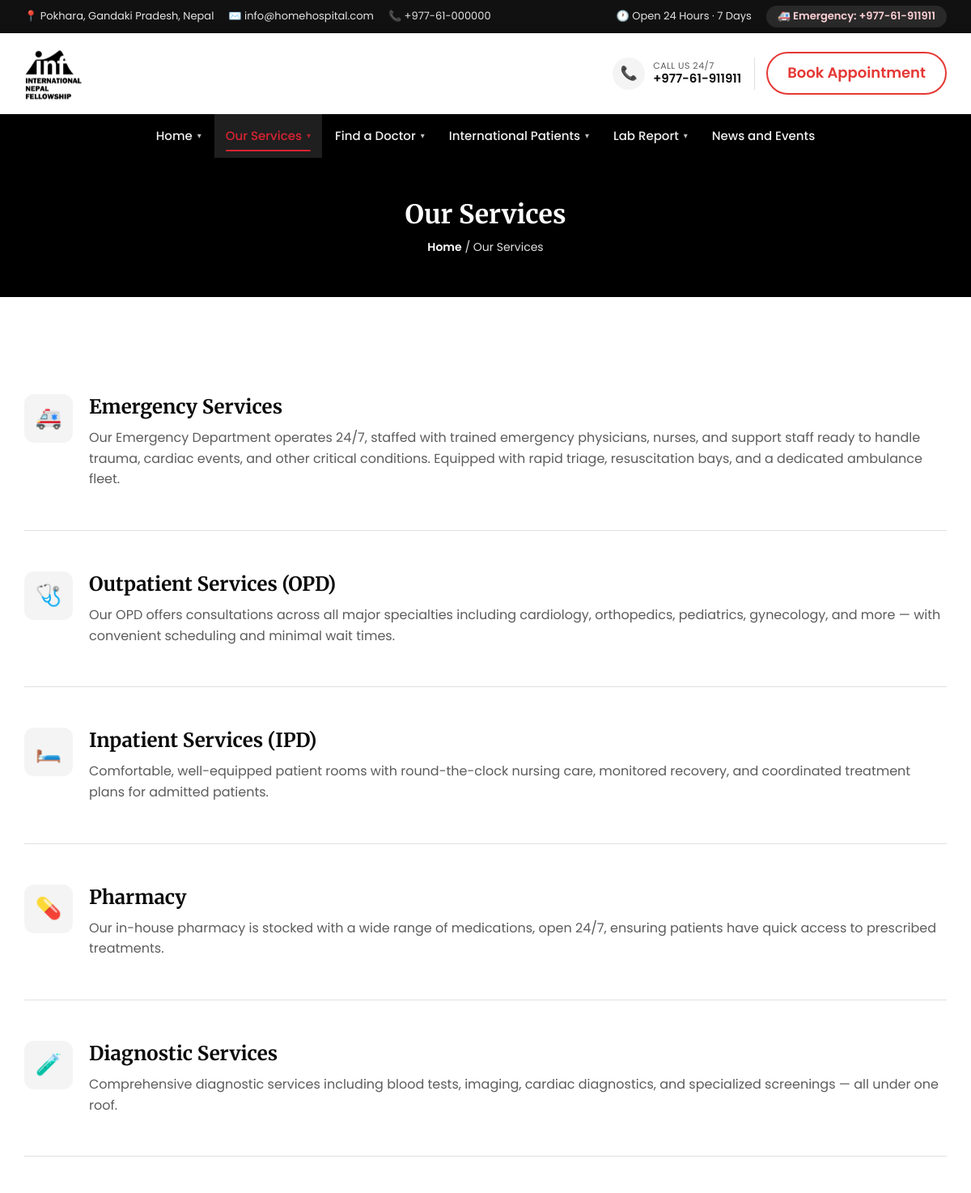
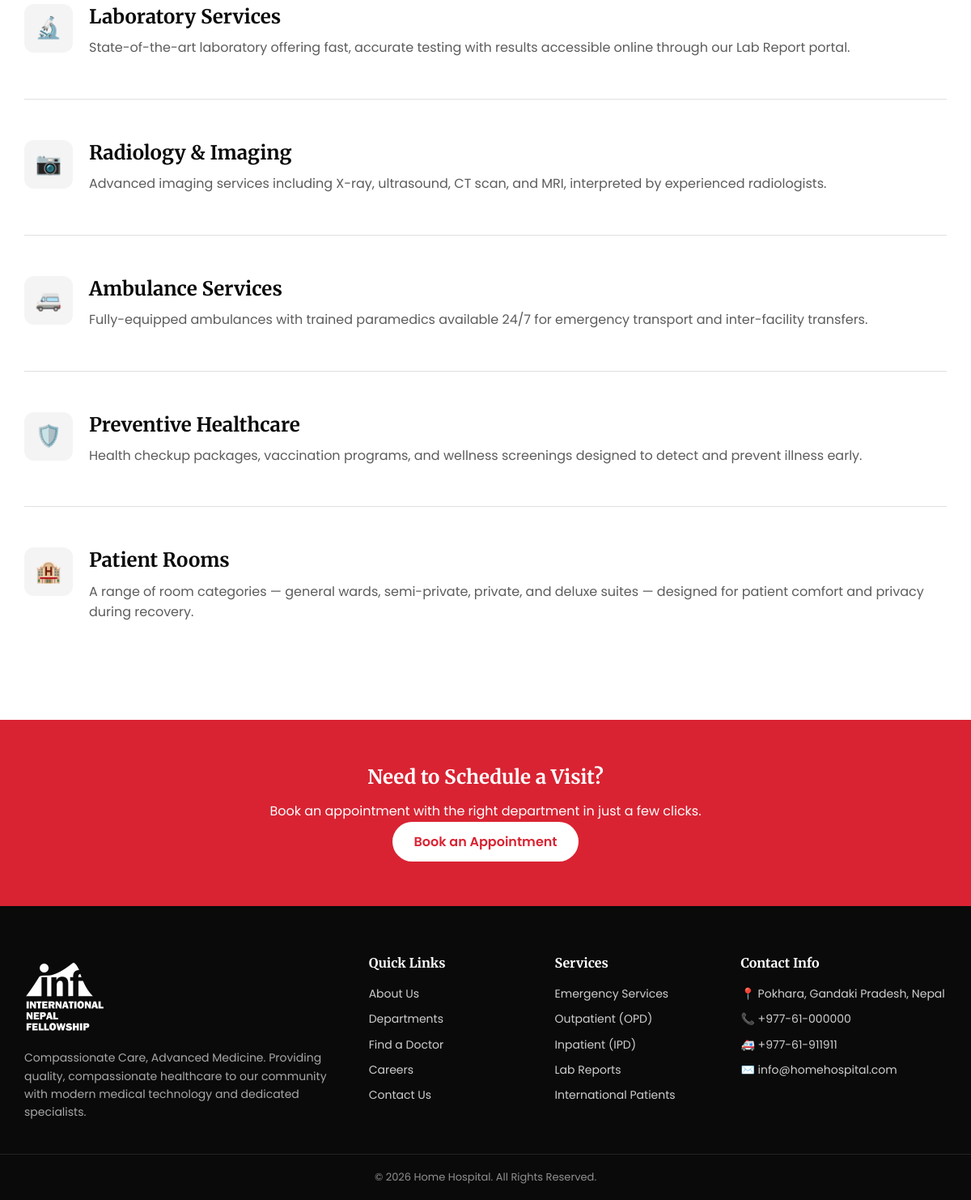
Screenshot of /pages/services.php with the database file from the repository (2 pictures, top to bottom).
### tables this page shows
CREATE TABLE IF NOT EXISTS services (
    id INT NOT NULL AUTO_INCREMENT,
    slug VARCHAR(100) NOT NULL,
    icon VARCHAR(20) NOT NULL DEFAULT '🚑',
    title VARCHAR(150) NOT NULL,
    description TEXT NOT NULL,
    image_url VARCHAR(255) DEFAULT NULL,
    sort_order INT NOT NULL DEFAULT 0,
    is_active TINYINT(1) NOT NULL DEFAULT 1,
    created_at DATETIME NOT NULL DEFAULT CURRENT_TIMESTAMP,
    PRIMARY KEY (id),
    UNIQUE KEY uq_services_slug (slug)
);

### pages/services.php (called while the page is built, shortened)
<?php
require_once __DIR__ . '/../includes/config.php';
$services = Service::allActive();
View::render('pages/services', compact('page_title', 'services', 'nav_menu'));

### includes/config.php (called while the page is built, shortened)
<?php
function e($value) {
    return htmlspecialchars((string)$value, ENT_QUOTES, 'UTF-8');
}
function content(string $page, string $section, ?string $default = null): string
{
    static $cache = [];
    static $registry = null;
    $key = $page . "\x1F" . $section;
    $value = \App\Models\PageContent::get($page, $section);
    if ($value === '') {
        if ($default === null) {
            if ($registry === null) {
                $registry = require __DIR__ . '/page-content-registry.php';
            }
            $default = $registry['defaults'][$key] ?? '';
        }
        $value = (string) $default;
    }
    $cache[$key] = $value;
    return $value;
}
function site_url(string $path): string
{
    static $base = null;
    if ($base === null) {
        $docRoot = str_replace('\\', '/', rtrim($_SERVER['DOCUMENT_ROOT'] ?? '', '/'));
        $appRoot = str_replace('\\', '/', dirname(__DIR__));
        if ($docRoot !== '' && strpos($appRoot, $docRoot) === 0) {
            $base = '/' . ltrim(substr($appRoot, strlen($docRoot)), '/');
        } else {
            $base = '';
        }
        if ($base !== '') {
            $base = ($base === '/') ? '/' : rtrim($base, '/') . '/';
        }
    }
    return $base . $path;
}
spl_autoload_register(function ($class) {
    $prefix = 'App\\';
    $baseDir = __DIR__ . '/../app/';
    $len = strlen($prefix);
    $relativeClass = substr($class, $len);
    $file = $baseDir . str_replace('\\', '/', $relativeClass) . '.php';
});

### app/Core/Database.php (called while the page is built, shortened)
<?php
class Database
{
    private static ?Database $instance = null;
    private PDO $pdo;
    private function __construct()
    {
        $driver = defined('DB_DRIVER') ? DB_DRIVER : 'mysql';
        if ($driver === 'mysql') {
            $dsn = 'mysql:host=' . (defined('DB_HOST') ? DB_HOST : '127.0.0.1')
                . ';port=' . (defined('DB_PORT') ? DB_PORT : '3306')
                . ';dbname=' . (defined('DB_NAME') ? DB_NAME : 'hospital')
                . ';charset=utf8mb4';
            $this->pdo = new PDO($dsn, defined('DB_USER') ? DB_USER : 'root', defined('DB_PASS') ? DB_PASS : '');
        }
        $this->pdo->setAttribute(PDO::ATTR_ERRMODE, PDO::ERRMODE_EXCEPTION);
        $this->pdo->setAttribute(PDO::ATTR_DEFAULT_FETCH_MODE, PDO::FETCH_ASSOC);
    }
    public static function getInstance(): self
    {
        if (self::$instance === null) {
            self::$instance = new self();
        }
        return self::$instance;
    }
    public function fetchAll(string $sql, array $params = []): array
    {
        $stmt = $this->pdo->prepare($sql);
        $stmt->execute($params);
        return $stmt->fetchAll();
    }
    public function fetchOne(string $sql, array $params = []): ?array
    {
        $stmt = $this->pdo->prepare($sql);
        $stmt->execute($params);
        $row = $stmt->fetch();
        return $row ?: null;
    }
}

### app/Core/Model.php (called while the page is built, shortened)
<?php
abstract class Model
{
    protected static string $table;
    public static function where(string $where, array $params = [], string $orderBy = ''): array
    {
        $sql = 'SELECT * FROM ' . static::$table . ' WHERE ' . $where;
        if ($orderBy) {
            $sql .= ' ORDER BY ' . $orderBy;
        }
        return Database::getInstance()->fetchAll($sql, $params);
    }
    public static function firstWhere(string $where, array $params = []): ?array
    {
        $sql = 'SELECT * FROM ' . static::$table . ' WHERE ' . $where . ' LIMIT 1';
        return Database::getInstance()->fetchOne($sql, $params);
    }
}

### app/Models/PageContent.php (called while the page is built, shortened)
<?php
class PageContent extends Model
{
    public static function get(string $page, string $section): string
    {
        $row = static::firstWhere('page = :p AND section = :s', [':p' => $page, ':s' => $section]);
        return $row ? (string) $row['content'] : '';
    }
}

### includes/page-content-registry.php (called while the page is built, shortened)
<?php
$__defaults = [];
foreach ($__pages as $__pageKey => $__pageCfg) {
    foreach ($__pageCfg['groups'] as $__fields) {
        foreach ($__fields as $__field) {
            $__defaults[$__pageKey . "\x1F" . $__field['section']] = (string) ($__field['default'] ?? '');
        }
    }
}
return ['pages' => $__pages, 'defaults' => $__defaults];

### app/Models/Service.php (called while the page is built, shortened)
<?php
class Service extends Model
{
    public static function allActive(): array
    {
        return self::where('is_active = 1', [], 'sort_order');
    }
}

### app/Views/pages/services.php (the view)
<section class="page-banner">
  <div class="container">
    <h1 data-aos="fade-up" data-aos-duration="1000"><?php echo e(content('services', 'banner_title')); ?></h1>
    <div class="breadcrumb" data-aos="fade-up" data-aos-duration="1000" data-aos-delay="100"><a href="<?php echo e(site_url('pages/index.php')); ?>">Home</a> / Our Services</div>
  </div>
</section>
<section class="section">
  <div class="container">
    <?php foreach ($services as $i => $s): ?>
    <div class="service-block" id="<?php echo e($s['slug']); ?>" data-aos="<?php echo ($i % 2 === 0) ? 'fade-left' : 'fade-right'; ?>" data-aos-duration="1000">
      <div class="service-block-inner">
        <div class="service-icon"><?php echo $s['icon']; ?></div>
        <div>
          <h2><?php echo e($s['title']); ?></h2>
          <p style="color:var(--gray); margin-top:10px;"><?php echo e($s['description']); ?></p>
        </div>
      </div>
    </div>
    <?php endforeach; ?>
  </div>
</section>
<section class="cta">
  <div class="container">
    <h2 data-aos="zoom-in" data-aos-duration="1200"><?php echo e(content('services', 'cta_title')); ?></h2>
    <p data-aos="zoom-in" data-aos-duration="1200" data-aos-delay="100"><?php echo e(content('services', 'cta_text')); ?></p>
    <a href="<?php echo e(site_url('pages/book-appointment.php')); ?>" class="btn" style="background:#fff;color:var(--accent);" data-aos="zoom-in" data-aos-duration="1200" data-aos-delay="200"><?php echo e(content('services', 'cta_btn')); ?></a>
  </div>
</section>

### css/style.css (style rules this page uses)
:root { --primary:#000000; --primary-dark:#111111; --accent:#d92332; --light:#f4f4f4; --gray:#5c5c5c; --dark:#0a0a0a; --white:#ffffff; --border:#e0e0e0; --radius:10px; --shadow:0 4px 20px rgba(0,0,0,0.08); --font-body:'Poppins',sans-serif; --font-head:'Merriweather',serif; }
* { margin:0;padding:0;box-sizing:border-box; }
body { font-family:var(--font-body);color:var(--dark);line-height:1.6;background:var(--white); }
h1,h2,h3,h4 { font-family:var(--font-head);color:var(--dark);line-height:1.3; }
.container { max-width:1180px;margin:0 auto;padding:0 20px; }
.btn { display:inline-block;padding:12px 26px;border-radius:30px;font-weight:600;cursor:pointer;border:none;transition:.25s; }
.page-banner { background:var(--primary);color:#fff;padding:50px 0;text-align:center; }
.page-banner h1 { color:#fff;font-size:32px; }
.breadcrumb { margin-top:8px;font-size:14px;color:#e3e3e3; }
.breadcrumb a { color:#fff;font-weight:600; }
.section { padding:70px 0; }
.service-block { padding:50px 0;border-bottom:1px solid var(--border); }
.service-block:last-child { border-bottom:none; }
.service-block-inner { display:grid;grid-template-columns:60px 1fr;gap:20px;align-items:flex-start; }
.service-icon { width:60px;height:60px;background:var(--light);color:var(--primary);border-radius:12px;display:flex;align-items:center;justify-content:center;font-size:26px; }
.cta { background:var(--accent);color:#fff;padding:55px 0;text-align:center; }
.cta h2 { color:#fff;margin-bottom:14px; }

### rows the page displays
services: icon "🚑", title "Emergency Services", description "Our Emergency Department operates 24/7, staffed with trained emergency physicians, nurses, and support staff ready to handle trauma, cardiac events, and other critical conditions. Equipped with rapid triage, resuscitation bays, and a dedicated ambulance fleet."
services: icon "🩺", title "Outpatient Services (OPD)", description "Our OPD offers consultations across all major specialties including cardiology, orthopedics, pediatrics, gynecology, and more — with convenient scheduling and minimal wait times."
services: icon "🛏️", title "Inpatient Services (IPD)", description "Comfortable, well-equipped patient rooms with round-the-clock nursing care, monitored recovery, and coordinated treatment plans for admitted patients."
services: icon "💊", title "Pharmacy", description "Our in-house pharmacy is stocked with a wide range of medications, open 24/7, ensuring patients have quick access to prescribed treatments."
services: icon "🧪", title "Diagnostic Services", description "Comprehensive diagnostic services including blood tests, imaging, cardiac diagnostics, and specialized screenings — all under one roof."
services: icon "🔬", title "Laboratory Services", description "State-of-the-art laboratory offering fast, accurate testing with results accessible online through our Lab Report portal."
services: icon "📷", title "Radiology & Imaging", description "Advanced imaging services including X-ray, ultrasound, CT scan, and MRI, interpreted by experienced radiologists."
services: icon "🚐", title "Ambulance Services", description "Fully-equipped ambulances with trained paramedics available 24/7 for emergency transport and inter-facility transfers."
services: icon "🛡️", title "Preventive Healthcare", description "Health checkup packages, vaccination programs, and wellness screenings designed to detect and prevent illness early."
services: icon "🏨", title "Patient Rooms", description "A range of room categories — general wards, semi-private, private, and deluxe suites — designed for patient comfort and privacy during recovery."

### other values shown
SITE_ADDRESS "Pokhara, Gandaki Pradesh, Nepal"
SITE_EMAIL "info@homehospital.com"
SITE_PHONE "+977-61-000000"
SITE_EMERGENCY "+977-61-911911"
$label "Home"
$label "Our Services"
$label "Find a Doctor"
$label "International Patients"
$label "Lab Report"
$label "News and Events"
content('services', 'banner_title') "Our Services"
content('services', 'cta_title') "Need to Schedule a Visit?"
content('services', 'cta_text') "Book an appointment with the right department in just a few clicks."
content('services', 'cta_btn') "Book an Appointment"
SITE_TAGLINE "Compassionate Care, Advanced Medicine"
